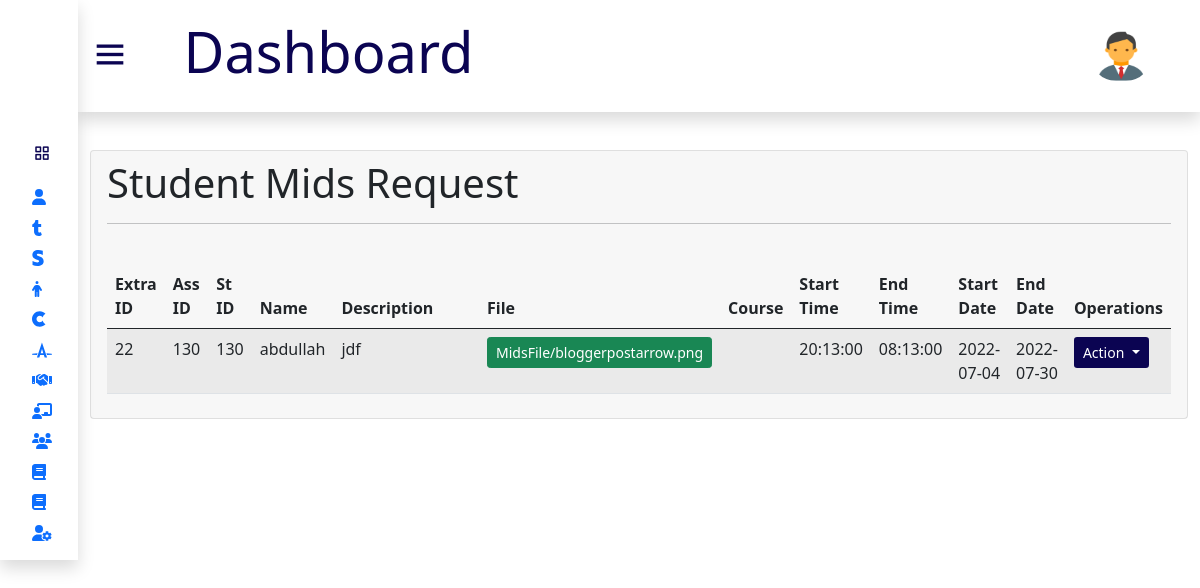
The page /admin/midsStudentTab.php (signed in) on the database its author committed.
### tables this page shows
CREATE TABLE `student_xtra_mid` (
  `id` int(11) NOT NULL,
  `stu_id` int(11) NOT NULL,
  `mid_id` int(11) NOT NULL,
  `course` varchar(255) NOT NULL,
  `name` varchar(255) NOT NULL,
  `description` text NOT NULL,
  `stu_file` varchar(255) NOT NULL,
  `start_time` time NOT NULL,
  `end_time` time NOT NULL,
  `start_date` date NOT NULL,
  `end_date` date NOT NULL,
  `activity` varchar(255) NOT NULL DEFAULT 'mids',
  `status` varchar(255) NOT NULL DEFAULT 'pending',
  `date` date NOT NULL,
  `fee` varchar(100) NOT NULL
);

### admin/midsStudentTab.php (the view, shortened to what this page needs)
<?php
include 'header.php';
?>
<div class="body-section">
   <div class="container ">
      <div class="card ">
         <div class="card-header border-0">
            <h3 class="card-title display-6">Student Mids Request</h3>
            <hr>
            <div class="container mt-1">
               <div class="row">
                        <div class="card-body table-responsive p-0">
                           <div class="row">
                              <div class="col-lg-12">
                              <table id="example" class="table table-striped  mx-10">
            <thead>
               <tr>
                  <th>Extra ID</th>
                  <th>Ass ID</th>
                  <th>St ID</th>
                  <th>Name</th>
                  <th>Description</th>
                  <th>File</th>
                  <th>Course</th>
                  <th>Start Time</th>
                  <th>End Time</th>
                  <th>Start Date</th>
                  <th>End Date</th>
                  <th>Operations</th>
               </tr>
            </thead>
            <tbody>
               <?php
               $query = mysqli_query($conn, "select * from student_xtra_mid where status='pending'");
               if ($query) {
                  while ($row = mysqli_fetch_assoc($query)) {
                     $course_id = $row['course'];
                     $sel_course = mysqli_query($conn, "select * from admin_course where id='$course_id'");
                     $crow = mysqli_fetch_assoc($sel_course);
                     $course_name = $crow['name'];
               ?>
                     <tr>
                        <td><?php echo $row['id']; ?></td>
                        <td><?php echo $row['mid_id']; ?></td>
                        <td><?php echo $row['stu_id']; ?></td>
                        <td><?php echo $row['name']; ?></td>
                        <td style="width:200px;"><?php echo $row['description']; ?></td>
                        <td><a href="../student/<?php echo $row['stu_file']; ?>" download class="btn btn-success btn-sm"><?php echo $row['stu_file']; ?> </a></td>
                        <td><?php echo $course_name; ?></td>
                        <td><?php echo $row['start_time']; ?></td>
                        <td><?php echo $row['end_time']; ?></td>
                        <td><?php echo $row['start_date']; ?></td>
                        <td><?php echo $row['end_date']; ?></td>
                        <td>
                           <div class="action">
                              <button class="btn btnaction btn-sm dropdown-toggle" type="button" data-bs-toggle="dropdown" aria-expanded="false">
                                 Action
                              </button>
                           </div>
                        </td>
                     </tr>
                  <?php
                  }
               }
               ?>
            </tbody>
         </table>
                        </div>
                     </div>
                  </div>
               </div>
            </div>
         </div>
      </div>
   </div>
</div>
</body>
</html>

### admin/css/styles.css (style rules this page uses)
* { margin: 0; padding: 0; box-sizing: border-box; font-family:'Segoe UI', Tahoma, Geneva, Verdana, sans-serif; }
.body-section { position: relative; background: #ffffff; left: 78px; width: calc(100% - 78px); transition: all 0.5s ease; margin-top: 150px; }
.action .btnaction { background-color: #0B0452; color: white; }

### rows shown on the page
student_xtra_mid: id "22", mid "130", stu "130", name "abdullah", description "jdf", stu_file "MidsFile/bloggerpostarrow.png", start_time "20:13:00", end_time "08:13:00", start_date "2022-07-04", end_date "2022-07-30"
